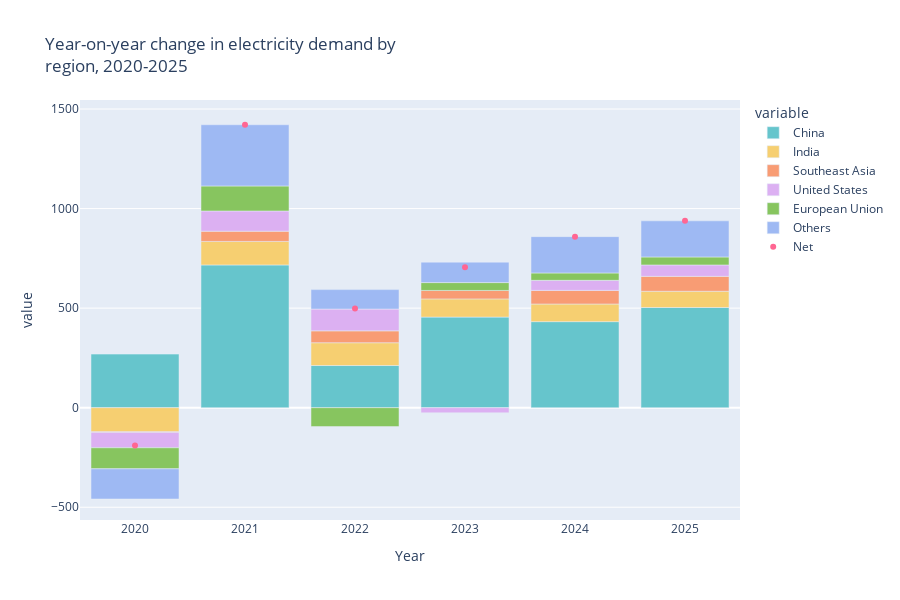

The code cell stored with this chart in its notebook:
### Code cell
fig = px.bar(dta, x=dta.index, y=[ 'China', 'India', 'Southeast Asia', 'United States', 'European Union', 'Others'],
            hover_name=dta.index, 
            color_discrete_sequence= px.colors.qualitative.Pastel,
            height=600, width=900,
            title='Year-on-year change in electricity demand by <br>region, 2020-2025')


fig.add_scatter(x=[2020, 2021, 2022, 2023, 2024, 2025], 
                y=[-189.5, 1421. , 498.1,  705. ,  859.1,  938.4],
                mode="markers",
                name="Net"
                )

fig.show()

### Figure 1 — Plotly figure (JSON) as saved in the notebook; plotly's stock layout.template omitted (floating-point values rounded to 4 significant figures)
{"data": [{"alignmentgroup": "True", "hovertemplate": "<b>%{hovertext}</b><br><br>variable=China<br>Year=%{x}<br>value=%{y}<extra></extra>", "hovertext": [2020, 2021, 2022, 2023, 2024, 2025], "legendgroup": "China", "marker": {"color": "rgb(102, 197, 204)", "pattern": {"shape": ""}}, "name": "China", "offsetgroup": "China", "orientation": "v", "showlegend": true, "textposition": "auto", "type": "bar", "x": [2020, 2021, 2022, 2023, 2024, 2025], "xaxis": "x", "y": [269.1, 716.9, 211.8, 455, 432.2, 503.1], "yaxis": "y"}, {"alignmentgroup": "True", "hovertemplate": "<b>%{hovertext}</b><br><br>variable=India<br>Year=%{x}<br>value=%{y}<extra></extra>", "hovertext": [2020, 2021, 2022, 2023, 2024, 2025], "legendgroup": "India", "marker": {"color": "rgb(246, 207, 113)", "pattern": {"shape": ""}}, "name": "India", "offsetgroup": "India", "orientation": "v", "showlegend": true, "textposition": "auto", "type": "bar", "x": [2020, 2021, 2022, 2023, 2024, 2025], "xaxis": "x", "y": [-120.6, 118.1, 114.5, 91.4, 88.6, 81.7], "yaxis": "y"}, {"alignmentgroup": "True", "hovertemplate": "<b>%{hovertext}</b><br><br>variable=Southeast Asia<br>Year=%{x}<br>value=%{y}<extra></extra>", "hovertext": [2020, 2021, 2022, 2023, 2024, 2025], "legendgroup": "Southeast Asia", "marker": {"color": "rgb(248, 156, 116)", "pattern": {"shape": ""}}, "name": "Southeast Asia", "offsetgroup": "Southeast Asia", "orientation": "v", "showlegend": true, "textposition": "auto", "type": "bar", "x": [2020, 2021, 2022, 2023, 2024, 2025], "xaxis": "x", "y": [-3.5, 51.3, 59.6, 42.4, 68.3, 74.8], "yaxis": "y"}, {"alignmentgroup": "True", "hovertemplate": "<b>%{hovertext}</b><br><br>variable=United States<br>Year=%{x}<br>value=%{y}<extra></extra>", "hovertext": [2020, 2021, 2022, 2023, 2024, 2025], "legendgroup": "United States", "marker": {"color": "rgb(220, 176, 242)", "pattern": {"shape": ""}}, "name": "United States", "offsetgroup": "United States", "orientation": "v", "showlegend": true, "textposition": "auto", "type": "bar", "x": [2020, 2021, 2022, 2023, 2024, 2025], "xaxis": "x", "y": [-77.3, 101.6, 109.5, -25.9, 50.5, 57.3], "yaxis": "y"}, {"alignmentgroup": "True", "hovertemplate": "<b>%{hovertext}</b><br><br>variable=European Union<br>Year=%{x}<br>value=%{y}<extra></extra>", "hovertext": [2020, 2021, 2022, 2023, 2024, 2025], "legendgroup": "European Union", "marker": {"color": "rgb(135, 197, 95)", "pattern": {"shape": ""}}, "name": "European Union", "offsetgroup": "European Union", "orientation": "v", "showlegend": true, "textposition": "auto", "type": "bar", "x": [2020, 2021, 2022, 2023, 2024, 2025], "xaxis": "x", "y": [-105.8, 125.6, -94.9, 39.5, 37, 40], "yaxis": "y"}, {"alignmentgroup": "True", "hovertemplate": "<b>%{hovertext}</b><br><br>variable=Others<br>Year=%{x}<br>value=%{y}<extra></extra>", "hovertext": [2020, 2021, 2022, 2023, 2024, 2025], "legendgroup": "Others", "marker": {"color": "rgb(158, 185, 243)", "pattern": {"shape": ""}}, "name": "Others", "offsetgroup": "Others", "orientation": "v", "showlegend": true, "textposition": "auto", "type": "bar", "x": [2020, 2021, 2022, 2023, 2024, 2025], "xaxis": "x", "y": [-151.4, 307.5, 97.6, 102.6, 182.5, 181.5], "yaxis": "y"}, {"mode": "markers", "name": "Net", "type": "scatter", "x": [2020, 2021, 2022, 2023, 2024, 2025], "y": [-189.5, 1421, 498.1, 705, 859.1, 938.4]}], "layout": {"barmode": "relative", "height": 600, "legend": {"title": {"text": "variable"}, "tracegroupgap": 0}, "title": {"text": "Year-on-year change in electricity demand by <br>region, 2020-2025"}, "width": 900, "xaxis": {"anchor": "y", "domain": [0, 1], "title": {"text": "Year"}}, "yaxis": {"anchor": "x", "domain": [0, 1], "title": {"text": "value"}}}}
